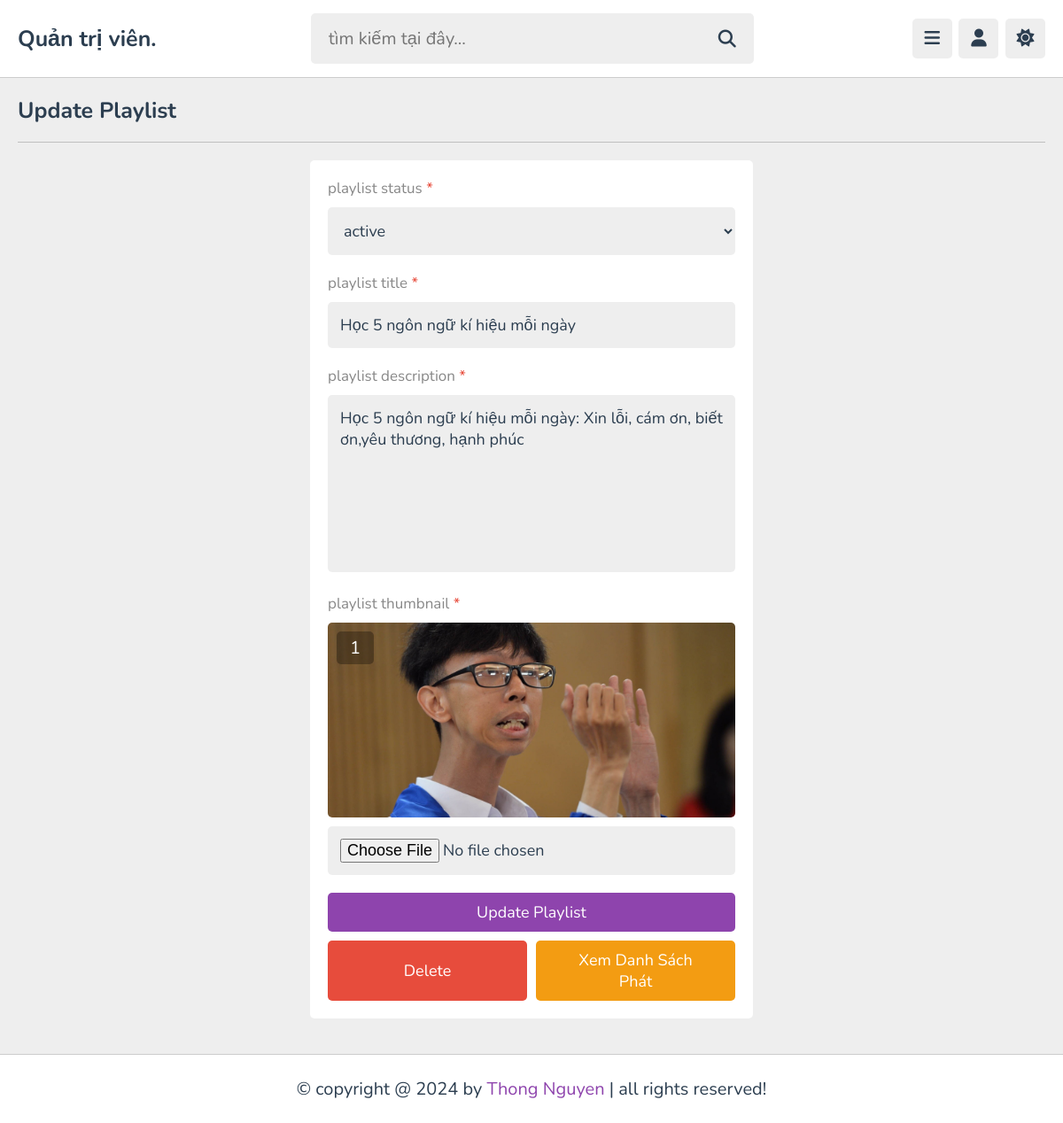
The page /admin/update_playlist.php?get_id=hrzjlQYPqPgxXFzyAxqa (signed in) on the database its author committed.
### tables this page shows
CREATE TABLE `playlist` (
  `id` varchar(20) NOT NULL,
  `tutor_id` varchar(20) NOT NULL,
  `title` varchar(100) NOT NULL,
  `description` varchar(1000) NOT NULL,
  `thumb` varchar(100) NOT NULL,
  `date` date NOT NULL DEFAULT current_timestamp(),
  `status` varchar(20) NOT NULL DEFAULT 'deactive'
);

### admin/update_playlist.php (the view, shortened to what this page needs)
<?php
include '../components/connect.php';
if(isset($_GET['get_id'])){
   $get_id = $_GET['get_id'];
}else{
   $get_id = '';
   header('location:playlist.php');
}
?>
<!DOCTYPE html>
<html lang="en">
<head>
   <link rel="stylesheet" href="https://cdnjs.cloudflare.com/ajax/libs/font-awesome/6.2.0/css/all.min.css">
   <link rel="stylesheet" href="../css/admin_style.css">
</head>
<body>
<?php include '../components/admin_header.php'; ?>
<section class="playlist-form">
   <h1 class="heading">update playlist</h1>
   <?php
         $select_playlist = $conn->prepare("SELECT * FROM `playlist` WHERE id = ?");
         $select_playlist->execute([$get_id]);
         if($select_playlist->rowCount() > 0){
         while($fetch_playlist = $select_playlist->fetch(PDO::FETCH_ASSOC)){
            $playlist_id = $fetch_playlist['id'];
            $count_videos = $conn->prepare("SELECT * FROM `content` WHERE playlist_id = ?");
            $count_videos->execute([$playlist_id]);
            $total_videos = $count_videos->rowCount();
      ?>
   <form action="" method="post" enctype="multipart/form-data">
      <p>playlist status <span>*</span></p>
      <select name="status" class="box" required>
         <option value="<?= $fetch_playlist['status']; ?>" selected><?= $fetch_playlist['status']; ?></option>
      </select>
      <p>playlist title <span>*</span></p>
      <input type="text" name="title" maxlength="100" required placeholder="enter playlist title" value="<?= $fetch_playlist['title']; ?>" class="box">
      <p>playlist description <span>*</span></p>
      <textarea name="description" class="box" required placeholder="write description" maxlength="1000" cols="30" rows="10"><?= $fetch_playlist['description']; ?></textarea>
      <p>playlist thumbnail <span>*</span></p>
      <div class="thumb">
         <span><?= $total_videos; ?></span>
         <img src="../uploaded_files/<?= $fetch_playlist['thumb']; ?>" alt="">
      </div>
      <input type="file" name="image" accept="image/*" class="box">
      <input type="submit" value="update playlist" name="submit" class="btn">
      <div class="flex-btn">
         <input type="submit" value="delete" class="delete-btn" onclick="return confirm('delete this playlist?');" name="delete">
         <a href="view_playlist.php?get_id=<?= $playlist_id; ?>" class="option-btn">Xem danh sách phát</a>
      </div>
   </form>
   <?php
      }
   }else{
      echo '<p class="empty">no playlist added yet!</p>';
   }
   ?>
</section>
<?php include '../components/footer.php'; ?>
</body>
</html>

### css/admin_style.css (style rules this page uses)
:root { --main-color:#8e44ad; --red:#e74c3c; --oragen:#f39c12; --white:#fff; --black:#2c3e50; --light-color:#888; --light-bg:#eee; --border:.1rem solid rgba(0,0,0,.2); }
* { font-family: 'Nunito', sans-serif; margin: 0; padding: 0; box-sizing: border-box; outline: none; border: none; text-decoration: none; }
html { font-size: 62.5%; overflow-x: hidden; }
body { background-color: var(--light-bg); padding-left: 30rem; }
section { padding:2rem; max-width: 1200px; margin: 0 auto; }
.btn, .option-btn, .delete-btn, .inline-btn, .inline-option-btn, .inline-delete-btn { border-radius: .5rem; padding: 1rem 3rem; font-size: 1.8rem; color: #fff; margin-top: 1rem; text-transform: capitalize; cursor: pointer; text-align: center; }
.btn, .option-btn, .delete-btn { display: block; width: 100%; }
.btn, .inline-btn { background-color: var(--main-color); }
.option-btn, .inline-option-btn { background-color: var(--oragen); }
.delete-btn, .inline-delete-btn { background-color: var(--red); }
.flex-btn { display:flex; gap: 1rem; }
.heading { padding-bottom: 1.8rem; border-bottom: var(--border); font-size: 2.5rem; color: var(--black); text-transform: capitalize; margin-bottom: 2rem; }
.playlist-form form { background-color: var(--white); border-radius: .5rem; padding: 2rem; padding-top: 1rem; max-width: 50rem; margin: 0 auto; }
.playlist-form form p { font-size: 1.7rem; color: var(--light-color); padding-top: 1rem; }
.playlist-form form p span { color: var(--red); }
.playlist-form form .box { margin: 1rem 0; border-radius: .5rem; padding: 1.4rem; font-size: 1.8rem; color: var(--black); background: var(--light-bg); width: 100%; }
.playlist-form form textarea { height: 20rem; resize: none; }
.playlist-form form .thumb { height: 22rem; margin-top: 1rem; position: relative; }
.playlist-form form .thumb img { height: 100%; width: 100%; object-fit: cover; border-radius: .5rem; }
.playlist-form form .thumb span { background-color: rgba(0,0,0,.3); color: #fff; border-radius: .5rem; position: absolute; top: 1rem; left: 1rem; padding: .5rem 1.5rem; font-size: 2rem; }
@media (max-width:1200px) { body { padding-left: 0; } }

### rows shown on the page
playlist: status "active", title "Học 5 ngôn ngữ kí hiệu mỗi ngày", description "Học 5 ngôn ngữ kí hiệu mỗi ngày: Xin lỗi, cám ơn, biết ơn,yêu thương, hạnh phúc", total_videos "1", thumb (picture)
